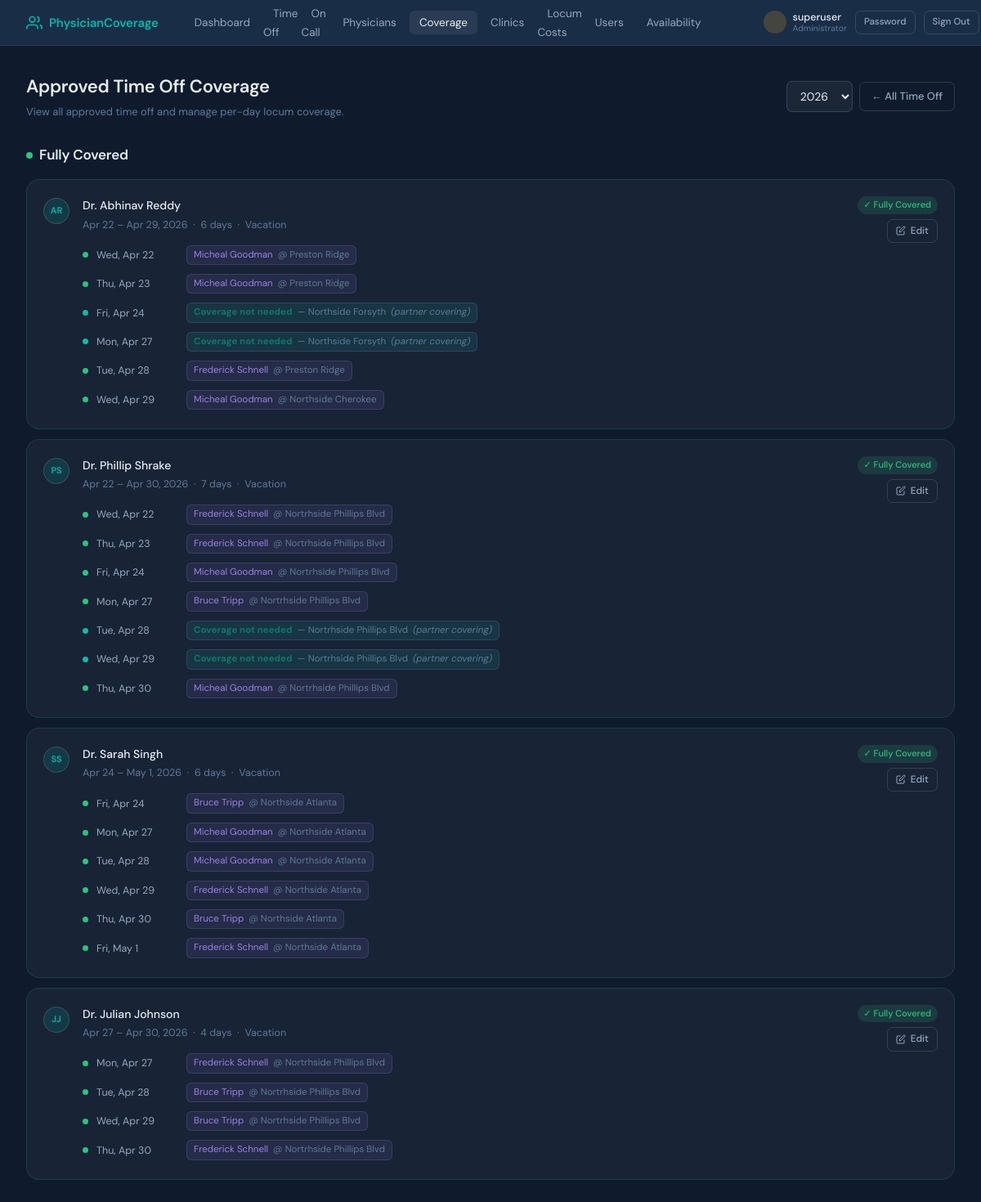
Before: /time-off/approved-coverage/ (signed in) with the older database file.
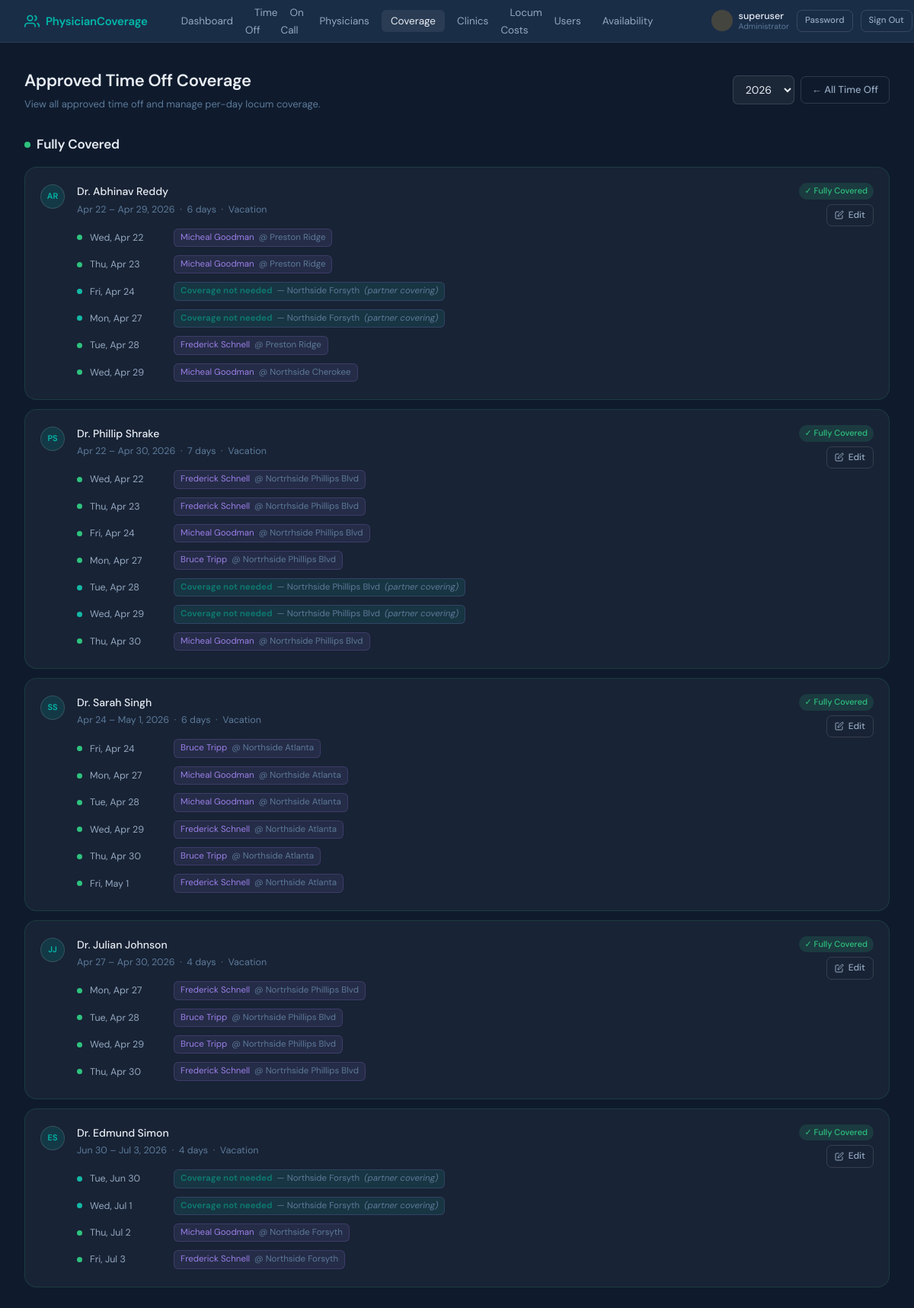
After: the same page with the newer database file.
### coverage_tracker/models.py (models this page shows, shortened)
class TimeOffRequest(models.Model):
    STATUS_CHOICES = [
        ('pending', 'Pending'),
        ('approved', 'Approved'),
        ('denied', 'Denied'),
        ('cancelled', 'Cancelled'),
    ]
    TYPE_CHOICES = [
        ('vacation', 'Vacation'),
        ('sick', 'Sick Leave'),
        ('conference', 'Conference / CME'),
        ('personal', 'Personal'),
        ('other', 'Other'),
    ]
    physician = models.ForeignKey(Physician, on_delete=models.CASCADE, related_name='time_off_requests')
    start_date = models.DateField()
    end_date = models.DateField()
    request_type = models.CharField(max_length=20, choices=TYPE_CHOICES, default='vacation')
    status = models.CharField(max_length=20, choices=STATUS_CHOICES, default='pending')
    notes = models.TextField(blank=True)
    created_at = models.DateTimeField(auto_now_add=True)
    updated_at = models.DateTimeField(auto_now=True)
    class Meta:
        ordering = ['-start_date']
    def workdays(self):
        holidays = set()
        extra = set()
        for y in range(self.start_date.year, self.end_date.year + 1):
            holidays |= set(get_holidays(y))
            extra |= get_extra_workdays(y)
        days = []
        current = self.start_date
        while current <= self.end_date:
            if is_workday(current, holidays, extra):
                days.append(current)
            current += datetime.timedelta(days=1)
        return days
    @property
    def duration_days(self):
        return len(self.workdays())

class Physician(models.Model):
    PHYSICIAN_TYPE_CHOICES = [
        ('regular', 'NROC Physician'),
        ('locum', 'Locum / Covering Physician'),
        ('psa', 'PSA Physician'),
    ]
    user = models.OneToOneField(User, on_delete=models.CASCADE, null=True, blank=True)
    first_name = models.CharField(max_length=100)
    last_name = models.CharField(max_length=100)
    email = models.EmailField(unique=True)
    physician_type = models.CharField(max_length=10, choices=PHYSICIAN_TYPE_CHOICES, default='regular')
    total_vacation_days = models.PositiveIntegerField(
        default=20,
        help_text="Annual vacation day allocation (for NROC physicians)"
    )
    daily_rate = models.DecimalField(
        max_digits=10, decimal_places=2, null=True, blank=True,
        help_text="Legacy / standard daily rate (kept for reference — hourly rate is used for pay)"
    )
    hourly_rate = models.DecimalField(
        max_digits=10, decimal_places=2, null=True, blank=True,
        help_text="Hourly rate for locum physicians. Daily pay = hourly rate × hours worked."
    )
    agency = models.CharField(
        max_length=200, blank=True,
        help_text="Staffing agency name (for locum physicians)"
    )
    is_active = models.BooleanField(default=True)
    class Meta:
        ordering = ['physician_type', 'last_name', 'first_name']
    def __str__(self):
        return f"Dr. {self.first_name} {self.last_name}"

class CoverageAssignment(models.Model):
    clinic = models.ForeignKey(Clinic, on_delete=models.CASCADE, related_name='coverage_assignments')
    hours = models.DecimalField(max_digits=5, decimal_places=2, null=True, blank=True)
    covering_physician = models.ForeignKey(
        Physician, on_delete=models.CASCADE, related_name='coverage_assignments',
        null=True, blank=True,
        limit_choices_to={'physician_type': 'locum'},
        help_text="Locum physician providing coverage"
    )
    covered_physician = models.ForeignKey(
        Physician, on_delete=models.CASCADE, related_name='covered_assignments',
        null=True, blank=True,
        limit_choices_to={'physician_type': 'regular'},
        help_text="NROC physician being covered (optional)"
    )
    date = models.DateField()
    no_coverage_needed = models.BooleanField(
        default=False,
        help_text="Mark this day as resolved without assigning a locum (e.g., half day, shift swapped)."
    )
    no_coverage_reason = models.CharField(
        max_length=255, blank=True,
        help_text="Required reason when 'no coverage needed' is set (e.g., 'half day', 'physician swapped shift')."
    )
    hourly_rate_override = models.DecimalField(
        max_digits=10, decimal_places=2, null=True, blank=True,
        help_text="Override the locum's standard hourly rate for this specific assignment"
    )
    daily_rate_override = models.DecimalField(
        max_digits=10, decimal_places=2, null=True, blank=True,
        help_text="Override the locum's standard daily rate for this specific assignment"
    )
    notes = models.TextField(blank=True)
    created_at = models.DateTimeField(auto_now_add=True)
    class Meta:
        ordering = ['date', 'clinic']
        constraints = [
            models.UniqueConstraint(
                fields=['clinic', 'covering_physician', 'date'],
                condition=models.Q(covering_physician__isnull=False),
                name='unique_clinic_locum_date_when_assigned',
            ),
            models.UniqueConstraint(
                fields=['covered_physician', 'date'],
                condition=models.Q(no_coverage_needed=True),
                name='unique_no_coverage_per_covered_physician_per_day',
            ),
        ]

class Clinic(models.Model):
    name = models.CharField(max_length=200)
    location = models.CharField(max_length=200, blank=True)
    regular_physicians = models.ManyToManyField(
        'Physician',
        blank=True,
        related_name='assigned_clinics',
        limit_choices_to={'physician_type__in': ['regular', 'psa']},
        help_text= "NROC and PSA physicians permanently assigned to this clinic"
    )
    is_active = models.BooleanField(default=True)
    class Meta:
        ordering = ['name']
    def __str__(self):
        return self.name

### coverage_tracker/views.py (the view)
# urls.py: path('time-off/approved-coverage/', views.approved_time_off_coverage, name='approved_time_off_coverage'),
@admin_required
def approved_time_off_coverage(request):
    today = date.today()
    year = _int_param(request, 'year', today.year)
    approved_requests = TimeOffRequest.objects.filter(
        status='approved',
        start_date__year=year,
    ).select_related('physician').order_by('start_date')
    enriched = []
    for req in approved_requests:
        existing_coverage = {
            a.date: a
            for a in CoverageAssignment.objects.filter(
                covered_physician=req.physician,
                date__gte=req.start_date,
                date__lte=req.end_date,
            ).select_related('covering_physician', 'clinic')
        }
        all_dates = req.workdays()
        day_coverage = []
        uncovered_dates = []
        for day in all_dates:
            assignment = existing_coverage.get(day)
            day_coverage.append({'date': day, 'assignment': assignment})
            if not assignment:
                uncovered_dates.append(day)
        has_full_coverage = len(uncovered_dates) == 0
        has_partial_coverage = bool(existing_coverage) and not has_full_coverage
        enriched.append({
            'request': req,
            'day_coverage': day_coverage,
            'coverage': list(existing_coverage.values()),
            'uncovered_dates': uncovered_dates,
            'has_full_coverage': has_full_coverage,
            'has_partial_coverage': has_partial_coverage,
            'duration': req.duration_days,
        })
    years = list(range(today.year - 1, today.year + 3))
    return render(request, 'coverage_tracker/approved_time_off_coverage.html', {
        'enriched': enriched,
        'year': year,
        'years': years,
        'today': today,
    })

### coverage_tracker/context_processors.py (called while the page is built)
def user_profile(request):
    if request.user.is_authenticated:
        try:
            _ = request.user.profile
        except Exception:
            UserProfile.objects.get_or_create(
                user=request.user,
                defaults={'role': 'admin' if request.user.is_superuser else 'physician'}
            )
    return {}

### coverage_tracker/models.py (called while the page is built)
def get_holidays(year):
    holidays = []
    holidays.append(date(year, 1, 1))   # New Year's Day
    holidays.append(date(year, 7, 4))   # Independence Day
    holidays.append(date(year, 12, 25)) # Christmas Day
    may_cal = calendar.monthcalendar(year, 5)
    last_monday_may = [week[0] for week in may_cal if week[0] != 0][-1]
    holidays.append(date(year, 5, last_monday_may))
    sep_cal = calendar.monthcalendar(year, 9)
    first_monday_sep = next(week[0] for week in sep_cal if week[0] != 0)
    holidays.append(date(year, 9, first_monday_sep))
    nov_cal = calendar.monthcalendar(year, 11)
    thursdays = [week[3] for week in nov_cal if week[3] != 0]  # Thursday index = 3
    fourth_thursday = thursdays[3]
    holidays.append(date(year, 11, fourth_thursday))
    return sorted(holidays)

### coverage_tracker/templates/coverage_tracker/approved_time_off_coverage.html (shortened to what the changed rows need)
{% extends "coverage_tracker/base.html" %}
{% block content %}
<div class="page-header">
  <div>
    <h1>Approved Time Off Coverage</h1>
  </div>
  <div style="display:flex; gap:8px; align-items:center;">
  </div>
</div>
{% if not enriched %}
  <div class="card" style="text-align:center; padding:3rem;">
    <p class="empty-state">No approved time off found for {{ year }}.</p>
  </div>
{% else %}
{% for item in enriched %}{% if item.has_full_coverage %}
{% if forloop.first %}
<h2 style="display:flex; align-items:center; gap:8px; margin-top:1.75rem; margin-bottom:1rem;">
  <span style="width:8px;height:8px;background:var(--green);border-radius:50%;display:inline-block;"></span>
  Fully Covered
</h2>
{% endif %}
<div class="card" style="margin-bottom:0.75rem; border-color:rgba(46,194,126,0.15);">
  <div style="display:flex; align-items:flex-start; justify-content:space-between; gap:1rem; flex-wrap:wrap;">
    <div style="display:flex; gap:1rem; align-items:flex-start; flex:1; min-width:0;">
      <div class="avatar avatar-regular" style="margin-top:2px; flex-shrink:0;">
        {{ item.request.physician.first_name.0 }}{{ item.request.physician.last_name.0 }}
      </div>
      <div style="flex:1; min-width:0;">
        <div style="font-weight:500; color:var(--text);">
          <a href="/physicians/{{ item.request.physician.pk }}/" style="color:var(--text); text-decoration:none;">{{ item.request.physician }}</a>
        </div>
        <div style="font-size:12.5px; color:var(--text-3); margin-top:2px;">
          {{ item.request.start_date|date:"M j" }} – {{ item.request.end_date|date:"M j, Y" }}
          &nbsp;·&nbsp; {{ item.duration }} day{{ item.duration|pluralize }}
          &nbsp;·&nbsp; {{ item.request.get_request_type_display }}
        </div>
        <div style="margin-top:12px; display:flex; flex-direction:column; gap:5px;">
          {% for day_info in item.day_coverage %}
          <div style="display:flex; align-items:center; gap:10px; font-size:12.5px;">
            {% if day_info.assignment.no_coverage_needed %}
              <span style="width:7px;height:7px;border-radius:50%;flex-shrink:0;background:#14b8a6;"></span>
              <span style="color:var(--text-2); min-width:100px;">{{ day_info.date|date:"D, M j" }}</span>
              <span class="locum-tag" style="font-size:11.5px; padding:2px 8px; background:rgba(20,184,166,0.12); color:#0f766e;">
                <strong>Coverage not needed</strong>
                <span style="color:var(--text-3); font-weight:normal;">— {{ day_info.assignment.clinic }}</span>
                {% if day_info.assignment.no_coverage_reason %}
                  <span style="color:var(--text-3); font-style:italic; font-weight:normal;">({{ day_info.assignment.no_coverage_reason }})</span>
                {% endif %}
              </span>
            {% elif day_info.assignment.covering_physician %}
              <span style="width:7px;height:7px;border-radius:50%;flex-shrink:0;background:var(--green);"></span>
              <span style="color:var(--text-2); min-width:100px;">{{ day_info.date|date:"D, M j" }}</span>
              <span class="locum-tag" style="font-size:11.5px; padding:2px 8px;">
                {{ day_info.assignment.covering_physician.first_name }} {{ day_info.assignment.covering_physician.last_name }}
                <span style="color:var(--text-3);">@ {{ day_info.assignment.clinic }}</span>
              </span>
            {% endif %}
          </div>
          {% endfor %}
        </div>
      </div>
    </div>
    <div style="display:flex; flex-direction:column; gap:6px; align-items:flex-end; flex-shrink:0;">
      <span class="badge badge-approved">✓ Fully Covered</span>
      <a href="/time-off/{{ item.request.pk }}/assign-locum/" class="btn btn-ghost btn-sm" style="white-space:nowrap;">
        <svg width="12" height="12" viewBox="0 0 24 24" fill="none" stroke="currentColor" stroke-width="2"><path d="M11 4H4a2 2 0 0 0-2 2v14a2 2 0 0 0 2 2h14a2 2 0 0 0 2-2v-7"/><path d="M18.5 2.5a2.121 2.121 0 0 1 3 3L12 15l-4 1 1-4 9.5-9.5z"/></svg>
        Edit
      </a>
    </div>
  </div>
</div>
{% endif %}{% endfor %}
{% endif %}
{% endblock %}

Changed rows visible on the page:
added TimeOffRequest: request.physician.first_name.0 "E", request.physician.last_name.0 "S", request.physician "Dr. Edmund Simon", request.start_date "Jun 30", request.end_date "Jul 3, 2026", duration "4", request.request_type "Vacation"
added CoverageAssignment: date "Tue, Jun 30", assignment.clinic "Northside Forsyth", assignment.no_coverage_reason "partner covering", shown under "E"
added CoverageAssignment: date "Wed, Jul 1", assignment.clinic "Northside Forsyth", assignment.no_coverage_reason "partner covering", shown under "E"
added CoverageAssignment: date "Thu, Jul 2", assignment.covering_physician.first_name "Micheal", assignment.covering_physician.last_name "Goodman", assignment.clinic "Northside Forsyth", shown under "E"
added CoverageAssignment: date "Fri, Jul 3", assignment.covering_physician.first_name "Frederick", assignment.covering_physician.last_name "Schnell", assignment.clinic "Northside Forsyth", shown under "E"
